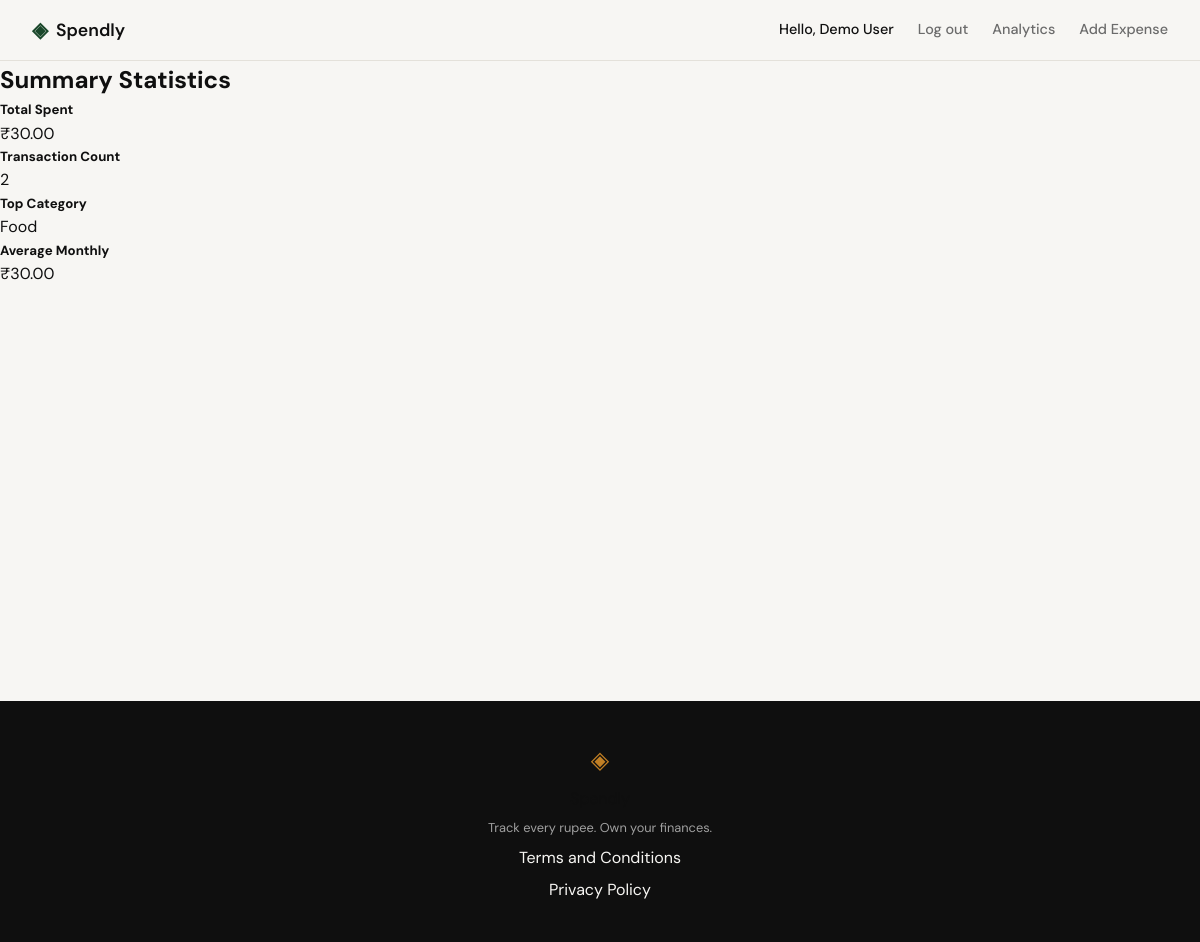
/profile/summary (signed in), run on an earlier commit of the app's database.
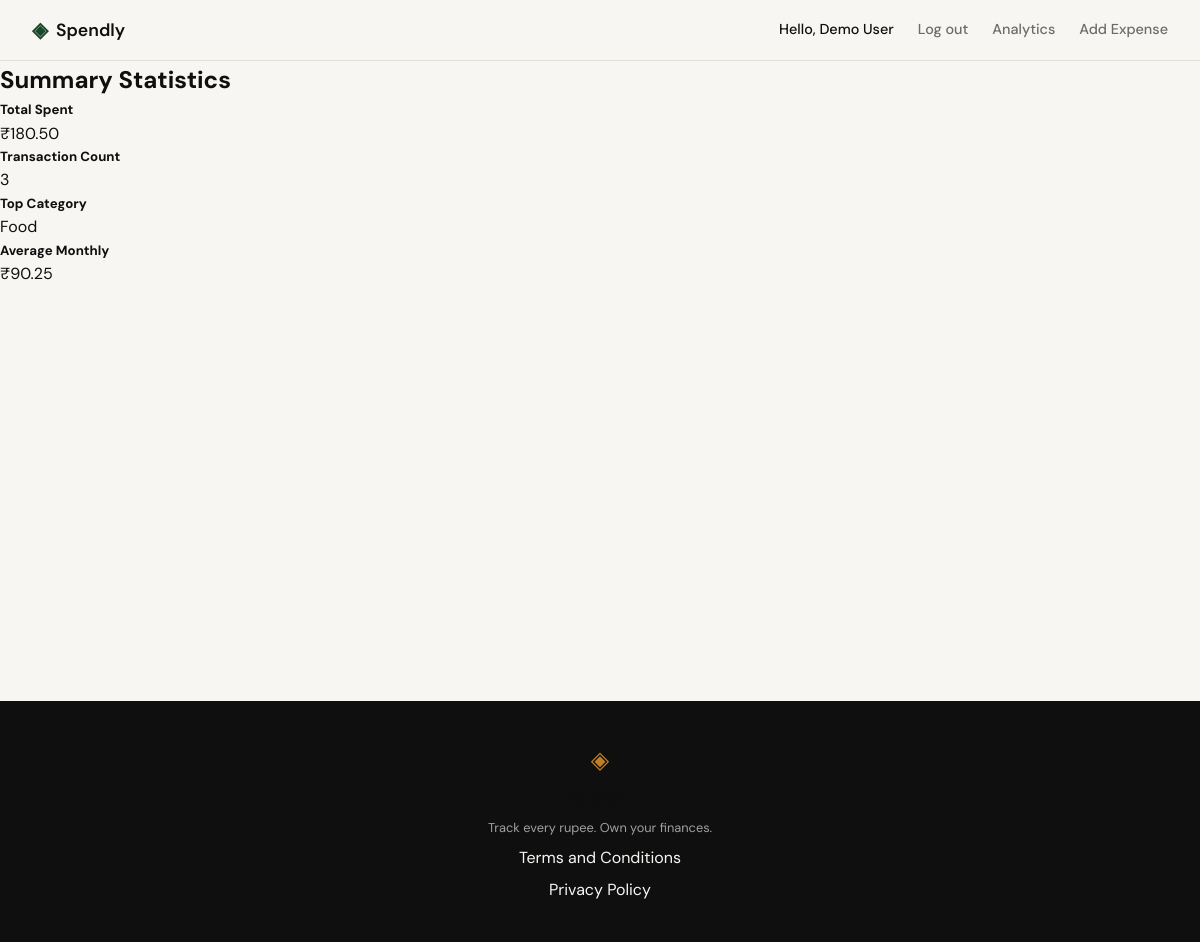
And on a later commit of the database.
### tables this page shows
CREATE TABLE expenses (
            id INTEGER PRIMARY KEY AUTOINCREMENT,
            user_id INTEGER NOT NULL REFERENCES users(id),
            amount REAL NOT NULL,
            category TEXT NOT NULL,
            date TEXT NOT NULL,
            description TEXT,
            created_at TEXT DEFAULT (datetime('now'))
        );

### app.py (the view)
@app.route("/profile/summary")
def profile_summary():
    user_id = session.get("user_id")
    if not user_id:
        flash("Please log in to view your profile.", "warning")
        return redirect(url_for("login"))
    stats = get_summary_stats(user_id)
    return render_template("profile_summary.html", stats=stats)

### app.py (called while the page is built)
@app.context_processor
def inject_user():
    user_id = session.get("user_id")
    if user_id:
        db = get_db()
        user = db.execute("SELECT id, name, email, created_at FROM users WHERE id = ?", (user_id,)).fetchone()
        db.close()
        if user:
            return {"user": dict(user), "request_path": request.path}
    return {"user": None, "request_path": request.path}

### database/db.py (called while the page is built)
def get_db():
    db = sqlite3.connect(DB_PATH)
    db.row_factory = sqlite3.Row
    db.execute("PRAGMA foreign_keys = ON")
    return db

### templates/profile_summary.html (shortened to what this page needs)
{% extends "base.html" %}
{% block content %}
<h2 class="my-4">Summary Statistics</h2>
<div class="row">
  <div class="col-md-3">
    <div class="card">
      <div class="card-body">
        <h5 class="card-title">Total Spent</h5>
        <p class="card-text display-4">₹{{ "%.2f"|format(stats.total_spent) }}</p>
      </div>
    </div>
  </div>
  <div class="col-md-3">
    <div class="card">
      <div class="card-body">
        <h5 class="card-title">Transaction Count</h5>
        <p class="card-text display-4">{{ stats.tx_count }}</p>
      </div>
    </div>
  </div>
  <div class="col-md-3">
    <div class="card">
      <div class="card-body">
        <h5 class="card-title">Top Category</h5>
        <p class="card-text display-4">{{ stats.top_category }}</p>
      </div>
    </div>
  </div>
  <div class="col-md-3">
    <div class="card">
      <div class="card-body">
        <h5 class="card-title">Average Monthly</h5>
        <p class="card-text display-4">₹{{ "%.2f"|format(stats.avg_monthly) }}</p>
      </div>
    </div>
  </div>
</div>
{% endblock %}

What changed in the data, as far as the page shows it:
removed expenses: top_category "Food"
Also different on the page:
{{ "%.2f"|format(stats.total_spent) }}: "30.00" → "180.50"
{{ stats.tx_count }}: "2" → "3"
{{ stats.top_category }}: (not shown) → "Food"
{{ "%.2f"|format(stats.avg_monthly) }}: "30.00" → "90.25"
